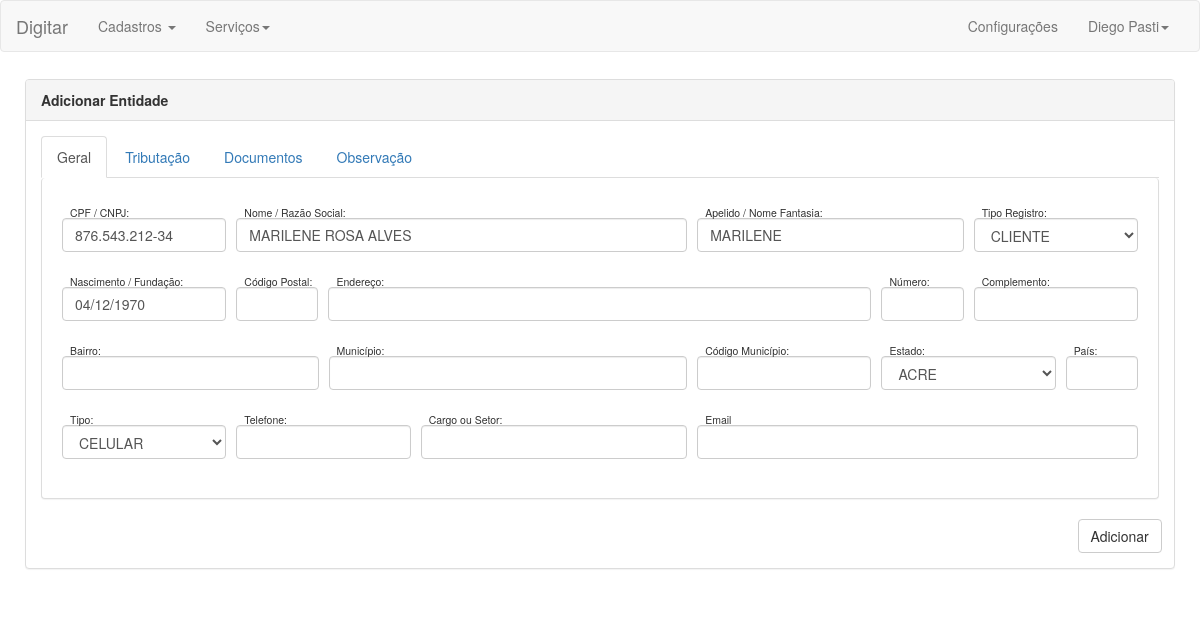
Screenshot of /consultar_entidade/25/ with the database file from the repository.
### entidade/models.py (models this page shows, shortened)
class entidade(models.Model):
    opcoes_tipos_registros = (
        ('C', 'Cliente'),
        ('F', 'Fornecedor'),
        ('U', 'Funcionário'),
        ('O', 'Outro'),
    )
    cpf_cnpj              = models.CharField("Cpf / Cnpj:",max_length=18,null=False,unique=True,error_messages=MENSAGENS_ERROS)
    registro_geral        = models.CharField("Identidade:",max_length=12,null=False,unique=False,error_messages=MENSAGENS_ERROS)
    tipo_registro         = models.CharField("Tipo Registro:",max_length=1,null=False,choices=opcoes_tipos_registros, default='C',error_messages=MENSAGENS_ERROS)
    nome_razao            = models.CharField("Nome / Razão Social:",max_length=100,null=False,unique=False,error_messages=MENSAGENS_ERROS)
    apelido_fantasia      = models.CharField("Apelido / Nome Fantasia:",max_length=50,null=False,unique=False,error_messages=MENSAGENS_ERROS)
    inscricao_estadual    = models.BooleanField("Inscrição Estadual:",null=False,default=False,error_messages=MENSAGENS_ERROS)
    inscricao_municipal   = models.BooleanField("Inscrição Municipal:",null=False,default=False,error_messages=MENSAGENS_ERROS)
    inscricao_rural       = models.BooleanField("Inscrição Rural:",null=False,default=False,error_messages=MENSAGENS_ERROS)
    nascimento_fundacao   = models.DateField("Nascimento / Fundação:",null=True)
    data_cadastro         = models.DateField(auto_now=True)
    desabilitado          = models.BooleanField(default=False)

### entidade/views.py (the view)
# urls.py: url(r'^consultar_entidade/(?P<entidade_id>\d+)/$',"entidade.views.consultar_entidade"),
def consultar_entidade(request,entidade_id):
    registro_entidade = entidade.objects.get(pk=entidade_id)
    if (request.method == "POST"):
        formulario = formulario_cadastro_entidade_completo()
    else:
        dados = {'cpf_cnpj':registro_entidade.cpf_cnpj,
                 'nome_razao':registro_entidade.nome_razao,
                 'apelido_fantasia':registro_entidade.apelido_fantasia,
                 'tipo_registro':registro_entidade.tipo_registro,
                 'nascimento_fundacao':registro_entidade.nascimento_fundacao
                }
        formulario = formulario_cadastro_entidade_completo(dados)
    return render_to_response("consultar_entidade.html",{'dados':registro_entidade,'formulario':formulario,'erro':False},context_instance=RequestContext(request))

### templates/consultar_entidade.html (shortened to what this page needs)
{% extends 'base.html' %}
{% block Principal %}
<div class="row" style="margin-top:-18px">
	<div class="col-lg-12">
		<div class="panel panel-default" >
			<div class="panel-heading">
				<div class="row">
					<div class="col-lg-6">
						<b>Adicionar Entidade</b>
					</div>
				</div>
			</div>
			<div class="panel-body" >
				<ul class="nav nav-tabs">
				  <li class="active"><a data-toggle="tab" href="#identificacao">Geral</a></li>
				  <li><a data-toggle="tab" href="#tributacao">Tributação</a></li>
				  <li><a data-toggle="tab" href="#documentos">Documentos</a></li>
				  <li><a data-toggle="tab" href="#observacao">Observação</a></li>
				</ul>
				<form action="" method="post">
					<div class="panel panel-default" style="border-top: 0px;padding-top: 20px;padding-right: 20px;padding-left: 20px;">
						<div class="tab-content" style="height: 300px;">
					  		<div id="identificacao" class="tab-pane fade in active">
								{% include "componentes/cadastros/entidade/formulario_identificacao.html" %}
							</div>
						</div>
					</div>
					<div class="row">
						<div class="input-group-btn pull-right" style="margin-right: 85px">
							<div class="input-group">
								<button class="btn btn-default" type="submit">Adicionar</button>
							</div>
						</div>
					</div>
				</form>
			</div>
		</div>
	</div>
</div>
{% endblock %}
{% block ArquivosScripts %}
{% load staticfiles %}
{% endblock %}

### templates/componentes/cadastros/entidade/formulario_identificacao.html (shortened to what this page needs)
<div class="row better_col_spacings_first_chield better_col_middle_spacings better_col_spacings_last_chield">
	<div class="col-lg-2">
		<div style='padding-left: 8px'>
			<sub> {{ formulario.cpf_cnpj.label.upper }} </sub>
		</div>
		{{ formulario.cpf_cnpj }}
	</div>
	<div class="col-lg-5">
		<div style='padding-left: 8px'>
			<sub> {{ formulario.nome_razao.label }} </sub>
		</div>
		{{ formulario.nome_razao }}
	</div>
	<div class="col-lg-3">
		<div style='padding-left: 8px'>
			<sub> {{ formulario.apelido_fantasia.label }} </sub>
		</div>
		{{ formulario.apelido_fantasia }}
	</div>
	<div class="col-lg-2">
		<div style='padding-left: 8px'>
			<sub> {{ formulario.tipo_registro.label }} </sub>
		</div>
		{{ formulario.tipo_registro }}
	</div>
</div>
<div class="row better_col_spacings_first_chield better_col_middle_spacings better_col_spacings_last_chield">
	<div class="col-lg-2">
		<div style='padding-left: 8px'>
			<sub> {{ formulario.nascimento_fundacao.label }} </sub>
		</div>
		{{ formulario.nascimento_fundacao }}
	</div>
	<div class="col-lg-1">
		<div style='padding-left: 8px'>
			<sub> {{ formulario.cep.label }} </sub>
		</div>
		{{ formulario.cep }}
	</div>
	<div class="col-lg-6">
		<div style='padding-left: 8px'>
			<sub> {{ formulario.endereco.label }} </sub>
		</div>
		{{ formulario.endereco }}
	</div>
	<div class="col-lg-1">
		<div style='padding-left: 8px'>
			<sub> {{ formulario.numero_endereco.label }} </sub>
		</div>
		{{ formulario.numero_endereco }}
	</div>
	<div class="col-lg-2">
		<div style='padding-left: 8px'>
			<sub> {{ formulario.complemento.label }} </sub>
		</div>
		{{ formulario.complemento }}
	</div>
</div>
<div class="row better_col_spacings_first_chield better_col_middle_spacings better_col_spacings_last_chield">
	<div class="col-lg-3">
		<div style='padding-left: 8px'>
			<sub> {{ formulario.bairro.label }} </sub>
		</div>
		{{ formulario.bairro }}
	</div>
	<div class="col-lg-4">
		<div style='padding-left: 8px'>
			<sub> {{ formulario.municipio.label }} </sub>
		</div>
		{{ formulario.municipio }}
	</div>
	<div class="col-lg-2">
		<div style='padding-left: 8px'>
			<sub> {{ formulario.codigo_municipio.label }} </sub>
		</div>
		{{ formulario.codigo_municipio }}
	</div>
	<div class="col-lg-2">
		<div style='padding-left: 8px'>
			<sub> {{ formulario.estado.label }} </sub>
		</div>
		{{ formulario.estado }}
	</div>
	<div class="col-lg-1">
		<div style='padding-left: 8px'>
			<sub> {{ formulario.pais.label }} </sub>
		</div>
		{{ formulario.pais }}
	</div>
</div>
<div class="row better_col_spacings_first_chield better_col_middle_spacings better_col_spacings_last_chield">
	<div class="col-lg-2">
		<div style='padding-left: 8px'>
			<sub> {{ formulario.tipo_contato.label }} </sub>
		</div>
		{{ formulario.tipo_contato }}
	</div>
	<div class="col-lg-2">
		<div style='padding-left: 8px'>
			<sub> {{ formulario.numero_contato.label }} </sub>
		</div>
		{{ formulario.numero_contato }}
	</div>
	<div class="col-lg-3">
		<div style='padding-left: 8px'>
			<sub> {{ formulario.cargo_setor.label }} </sub>
		</div>
		{{ formulario.cargo_setor }}
	</div>
	<div class="col-lg-5">
		<div style='padding-left: 8px'>
			<sub> {{ formulario.email.label }} </sub>
		</div>
		{{ formulario.email }}
	</div>
</div>

### templates/consultar_entidade.html (style rules this page uses)
.row.better_col_spacings_first_chield [class*='col-']:first-child { padding-right:5px; padding-bottom:15px; }
.row.better_col_spacings_last_chield [class*='col-']:last-child { padding-left:5px; padding-bottom:15px; }
.row.better_col_middle_spacings [class*='col-']:not(:first-child):not(:last-child) { padding-right:5px; padding-left:5px; padding-bottom:15px; }

### rows the page displays
entidade: cpf_cnpj "876.543.212-34", nome_razao "MARILENE ROSA ALVES", apelido_fantasia "MARILENE", tipo_registro "CLIENTE", nascimento_fundacao "04/12/1970"
